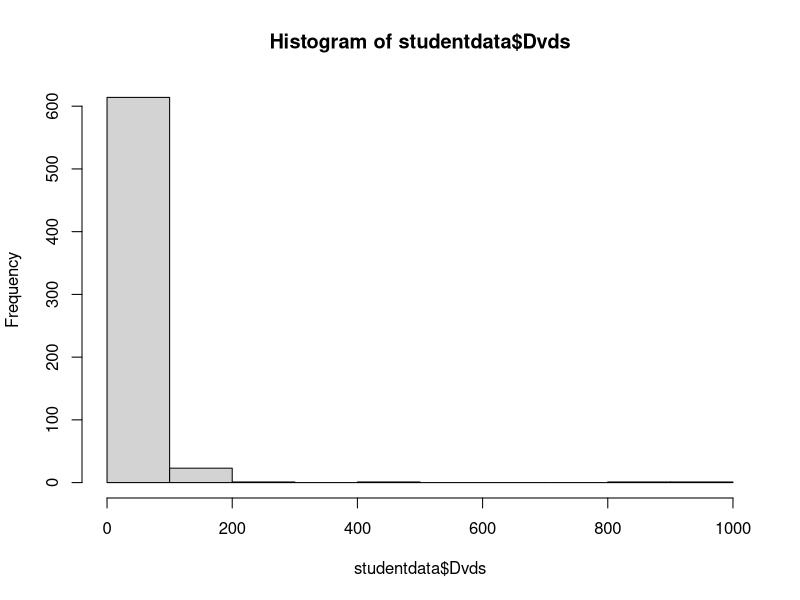

Recreate this plot in R. (Note: this script raises an error after producing the figure.)
install.packages('LearnBayes')
library(LearnBayes)
data(studentdata)

str(studentdata)

hist(studentdata$Dvds)
ggplot(aes(x=Dvds), data=studentdata) +
  geom_histogram()+
  facet_wrap(~Gender, ncol =3) 

summary(studentdata$Dvds)
#Min. 1st Qu.  Median    Mean 3rd Qu.    Max.    NA's 
#   0.00   10.00   20.00   30.93   30.00 1000.00      16 

quantile(studentdata$Dvds, probs =c(0.025,0.5,0.975), na.rm = TRUE)
#2.5%   50% 97.5% 
#0    20   150 

table(studentdata$Dvds)
# how is 2.5 even possible?
# very few people have a large number of DVDs.

# how to specify breaks?
# People ususally round up/down to tens. and fives when they give the answer.
barplot(table(studentdata$Dvds), ylab = "count", xlab="Race")

# there seems to be a weak correlation on this.
ggplot(aes(x= ToSleep, y=WakeUp), data=studentdata)+
  geom_point()


fit = lm(studentdata$WakeUp~studentdata$ToSleep)
summary(fit)

abline(fit)


ggplot(aes(x= ToSleep, y=WakeUp), data=studentdata)+
  geom_point()+
  geom_line(data = fit, aes(y = fit))

#doesn't work? why?
cor(studentdata$ToSleep, studentdata$WakeUp)
